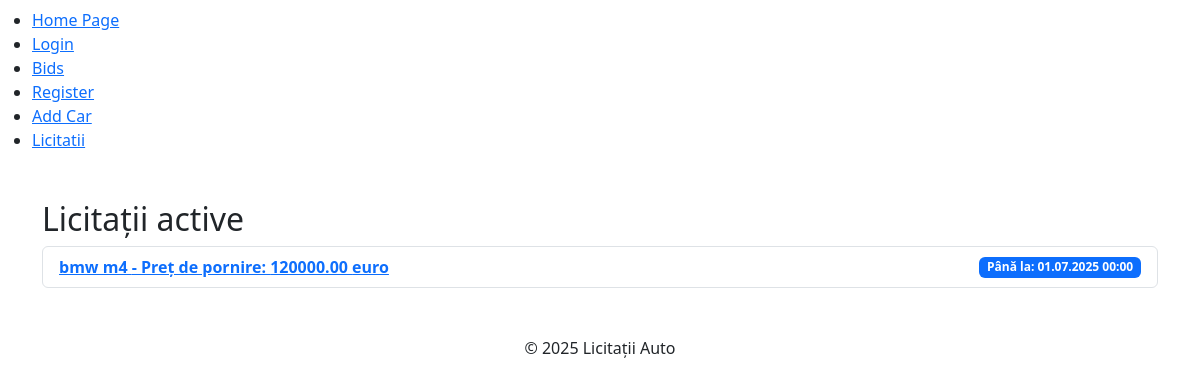
Page /auctions/ on the committed database.
### auctions/models.py (models this page shows, shortened)
class Auction(models.Model):
    car = models.ForeignKey(Car, related_name='auctions', on_delete=models.CASCADE)
    start_time = models.DateTimeField(default=timezone.now)
    end_time = models.DateTimeField()
    is_active = models.BooleanField(default=True)
    id = models.AutoField(primary_key=True)

class Car(models.Model):
    name = models.CharField(max_length=100)
    description = models.TextField()
    price = models.DecimalField(max_digits=10, decimal_places=2)
    image = models.ImageField(upload_to='media/')
    created_at = models.DateTimeField(default=timezone.now)
    updated_at = models.DateTimeField(auto_now=True)

### auctions/views.py (the view)
# urls.py: path('auctions/', views.auction_list, name='auction_list'),  # Auctions index page
def auction_list(request):
    auctions = Auction.objects.all()
    return render(request, 'auctions/auction_list.html', {'auctions': auctions})

### templates/auctions/auction_list.html (shortened to what this page needs)
{% extends "main.html" %}
{% block content %}
  <h2>Licitații active</h2>
  <ul class="list-group">
    {% for auction in auctions %}
      <li class="list-group-item d-flex justify-content-between align-items-center">
        <a href="{% url 'auction_detail' auction.id %}" class="fw-bold">
          {{ auction.car.name }} - Preț de pornire: {{ auction.car.price }} euro
        </a>
        <span class="badge bg-primary">
          Până la: {{ auction.end_time|date:"d.m.Y H:i" }}
        </span>
      </li>
    {% empty %}
      <li class="list-group-item">Nu există licitații active.</li>
    {% endfor %}
  </ul>
{% endblock %}

### rows in the picture
Auction: car.name "bmw m4", car.price "120000.00", end_time "01.07.2025 00:00"
